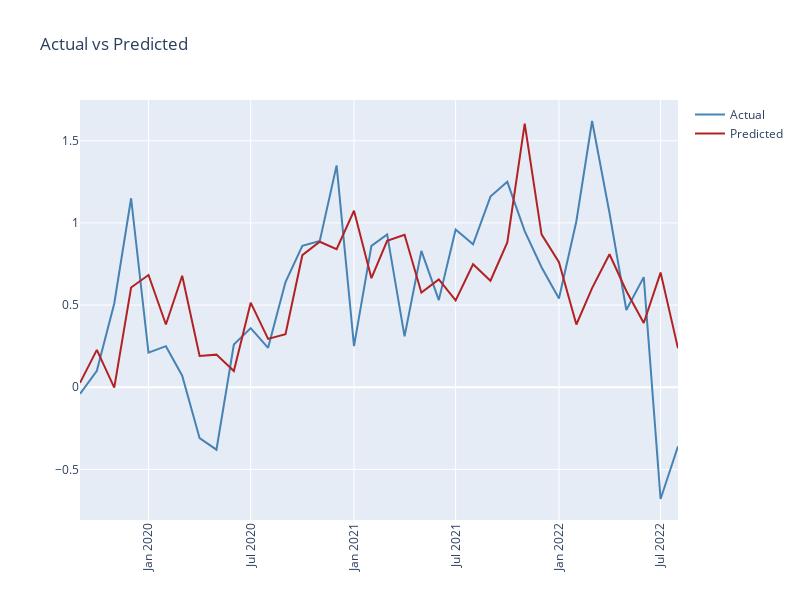

Notebook code for this chart:
### Code cell
# Performance as measured by the Root Mean Squared Error
trainScore = mean_squared_error(yTrain, yTrainHat[:,0])
print('Train Score: %.2f MSE' % (trainScore))
testScore = mean_squared_error(yTest, yTestHat[:,0])
print('Test Score: %.2f MSE' % (testScore))

model_error = yTest - yTestHat[:,0]
print('Mean Model Error: ', model_error.mean())

trace1 = go.Scatter(
                    x=df_lags[df_lags.index>'2019-08-01'].index,
                    y=df_lags[df_lags.index>'2019-08-01']['IPCA'].values,
                    name='Actual',
                    marker=dict(
                                color='SteelBlue'
                                )
                    )

trace2 = go.Scatter(
                    x=df_lags[df_lags.index>'2019-08-01'].index,
                    y=yTestHat.reshape(yTestHat.shape[0]),
                    name='Predicted',
                    marker=dict(
                                color='Firebrick'
                                )
                    )

fig = make_subplots(specs=[[{"secondary_y": False}]])
fig.add_trace(trace1)
fig.add_trace(trace2,secondary_y=False)
fig['layout'].update(
                    height=600,
                    width=800,
                    title='Actual vs Predicted',
                    xaxis=dict(
                              tickangle=-90
                              ),
                    showlegend=True,
                    )
iplot(fig)

### Figure 1 — Plotly figure (JSON) as saved in the notebook; plotly's stock layout.template omitted (floating-point values rounded to 4 significant figures)
{"data": [{"marker": {"color": "SteelBlue"}, "name": "Actual", "type": "scatter", "x": ["2019-09-01T00:00:00", "2019-10-01T00:00:00", "2019-11-01T00:00:00", "2019-12-01T00:00:00", "2020-01-01T00:00:00", "2020-02-01T00:00:00", "2020-03-01T00:00:00", "2020-04-01T00:00:00", "2020-05-01T00:00:00", "2020-06-01T00:00:00", "2020-07-01T00:00:00", "2020-08-01T00:00:00", "2020-09-01T00:00:00", "2020-10-01T00:00:00", "2020-11-01T00:00:00", "2020-12-01T00:00:00", "2021-01-01T00:00:00", "2021-02-01T00:00:00", "2021-03-01T00:00:00", "2021-04-01T00:00:00", "2021-05-01T00:00:00", "2021-06-01T00:00:00", "2021-07-01T00:00:00", "2021-08-01T00:00:00", "2021-09-01T00:00:00", "2021-10-01T00:00:00", "2021-11-01T00:00:00", "2021-12-01T00:00:00", "2022-01-01T00:00:00", "2022-02-01T00:00:00", "2022-03-01T00:00:00", "2022-04-01T00:00:00", "2022-05-01T00:00:00", "2022-06-01T00:00:00", "2022-07-01T00:00:00", "2022-08-01T00:00:00"], "y": [-0.04, 0.1, 0.51, 1.15, 0.21, 0.25, 0.07, -0.31, -0.38, 0.26, 0.36, 0.24, 0.64, 0.86, 0.89, 1.35, 0.25, 0.86, 0.93, 0.31, 0.83, 0.53, 0.96, 0.87, 1.16, 1.25, 0.95, 0.73, 0.54, 1.01, 1.62, 1.06, 0.47, 0.67, -0.68, -0.36]}, {"marker": {"color": "Firebrick"}, "name": "Predicted", "type": "scatter", "x": ["2019-09-01T00:00:00", "2019-10-01T00:00:00", "2019-11-01T00:00:00", "2019-12-01T00:00:00", "2020-01-01T00:00:00", "2020-02-01T00:00:00", "2020-03-01T00:00:00", "2020-04-01T00:00:00", "2020-05-01T00:00:00", "2020-06-01T00:00:00", "2020-07-01T00:00:00", "2020-08-01T00:00:00", "2020-09-01T00:00:00", "2020-10-01T00:00:00", "2020-11-01T00:00:00", "2020-12-01T00:00:00", "2021-01-01T00:00:00", "2021-02-01T00:00:00", "2021-03-01T00:00:00", "2021-04-01T00:00:00", "2021-05-01T00:00:00", "2021-06-01T00:00:00", "2021-07-01T00:00:00", "2021-08-01T00:00:00", "2021-09-01T00:00:00", "2021-10-01T00:00:00", "2021-11-01T00:00:00", "2021-12-01T00:00:00", "2022-01-01T00:00:00", "2022-02-01T00:00:00", "2022-03-01T00:00:00", "2022-04-01T00:00:00", "2022-05-01T00:00:00", "2022-06-01T00:00:00", "2022-07-01T00:00:00", "2022-08-01T00:00:00"], "xaxis": "x", "y": [0.02693, 0.2272, -0.00239, 0.6071, 0.6827, 0.382, 0.6787, 0.1903, 0.1984, 0.09836, 0.5148, 0.2944, 0.3225, 0.8036, 0.8853, 0.8402, 1.074, 0.6637, 0.8914, 0.9276, 0.5754, 0.6561, 0.5284, 0.7482, 0.6479, 0.8807, 1.604, 0.9306, 0.7606, 0.3817, 0.6032, 0.8092, 0.5856, 0.3909, 0.6976, 0.2365], "yaxis": "y"}], "layout": {"height": 600, "showlegend": true, "title": {"text": "Actual vs Predicted"}, "width": 800, "xaxis": {"anchor": "y", "domain": [0, 1], "tickangle": -90}, "yaxis": {"anchor": "x", "domain": [0, 1]}}}
